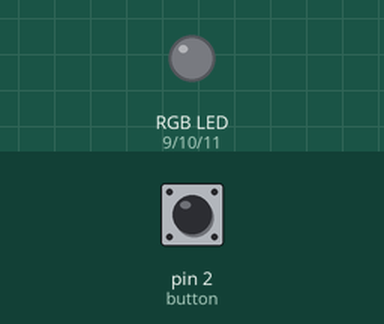
The sketch below on a simulated Arduino Uno, built with avr-gcc and run on an emulated ATmega328P. On the bench: an RGB LED mixed from three pins (HIGH = lit). The test bench sets the inputs (shaded band); at power-on: pin 2 (button) HIGH. Dim RGB values are drawn brighter than linear; random numbers use the default seed unless the sketch sets one.

Above: at 1.2 s.
1.3 s: pin 2 (button) pulled LOW for 3.2 s
At 4.1 s:
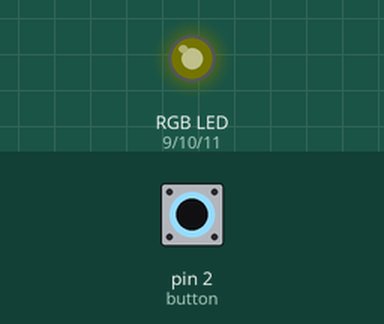
6.0 s: pin 2 (button) pulled LOW for 0.15 s
9.1 s: pin 2 (button) pulled LOW for 1 s
At 11.02 s:
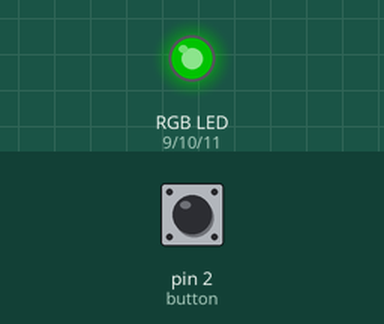
12.6 s: pin 2 (button) pulled LOW for 0.15 s
At 14.9 s:
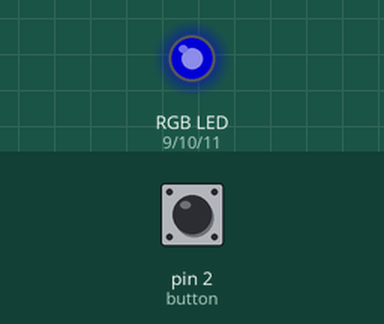
15.7 s: pin 2 (button) pulled LOW for 3.2 s
At 19.7 s:
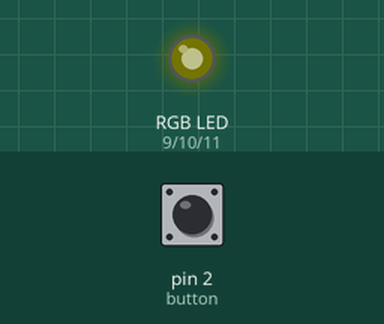
20.4 s: pin 2 (button) driven LOW
At 23.2 s:
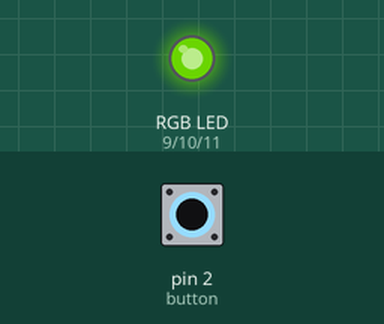
Timing chart, 0 to 24.4 s (numbered marks = the images above; inputs shaded):
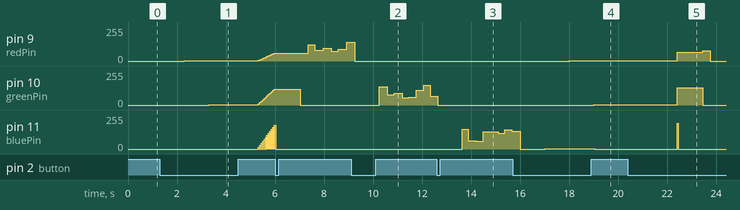

The sketch:

RGB_Strip.ino
```cpp
const int redPin = 9;
const int greenPin = 10;
const int bluePin = 11;
volatile int ledPin = 9;
int redValue = 0;
int greenValue = 0;
int blueValue = 0;
volatile int colorStep = 0;
volatile int currentColor = 0;
volatile int i = 0;
const int button = 2;

void setup() {
  pinMode(redPin, OUTPUT);
  pinMode(greenPin, OUTPUT);
  pinMode(bluePin, OUTPUT);
  pinMode(ledPin, OUTPUT);
  pinMode(button, INPUT_PULLUP);
}

void loop() {
  int buttonState = digitalRead(button);
  analogWrite(ledPin, LOW);
  if (buttonState == LOW) {
    analogWrite(ledPin, LOW);
    delay(1000);
    currentColor = (currentColor + 1) % 8;
  }
  if (currentColor < 4){
    analogWrite(ledPin, HIGH);
    displayColor(currentColor);
  }
  else if (currentColor == 4) {
    analogWrite(ledPin, LOW);
    delay(10);
    displayAnimation();
  }
  else if(currentColor == 5){
  analogWrite(redPin, LOW);
  analogWrite(greenPin, LOW);
  analogWrite(bluePin, LOW);
  displayCandle(9);}
  else if(currentColor == 6){displayCandle(10);}
  else if(currentColor == 7){displayCandle(11);}

}
void displayColor(int color) {
  switch (color) {
    case 0:
      ledPin = redPin;
      break;
    case 1:
      ledPin = greenPin;
      break;
    case 2:
      ledPin = bluePin;
      break;
  }
}

void displayAnimation(){
  redValue = (redValue + 5) % 255;
  greenValue = (greenValue + 10) % 255;
  blueValue = (blueValue + 15) % 255;

  analogWrite(redPin, redValue);
  analogWrite(greenPin, greenValue);
  analogWrite(bluePin, blueValue);

  delay(50); // Adjust delay for animation speed
}

void displayCandle(int selection){
      ledPin = selection;
      volatile int brightness = random(50, 150);
      analogWrite(ledPin, brightness);
      delay(random(240, 350)); // Adjust these values to your liking
      i++;
      if(i==80){analogWrite(ledPin, LOW);delay(40);i=0;}
}
```

Measured:
- after the input at 1.3 s, pin 9 (redPin): moves from 0/255 to 60/255 over 3.7 s, starting after 1.0 s; pin 10 (greenPin): moves from 0/255 to 120/255 over 2.7 s, starting after 2.0 s
- after the input at 9.1 s, pin 10 (greenPin): 0/255 → 137/255 after 1.2 s, → 77/255 0.31 s later, → 90/255 0.29 s later, → 53/255 0.33 s later, … (8 changes in this stretch)
- after the input at 12.6 s, pin 11 (bluePin): 0/255 → 147/255 after 1.0 s, → 62/255 0.26 s later, → 60/255 0.32 s later, → 129/255 0.29 s later, … (7 changes in this stretch)
- after the input at 15.7 s, pin 9 (redPin): 0/255 → 1/255 after 2.3 s; pin 10 (greenPin): 0/255 → 1/255 after 3.3 s
- after the input at 20.4 s, pin 9 (redPin): 1/255 → 65/255 after 2.0 s, → 78/255 1.1 s later, → 0/255 0.29 s later; pin 10 (greenPin): 1/255 → 130/255 after 2.0 s, → 0/255 1.1 s later; pin 11 (bluePin): 0/255 → 195/255 after 2.0 s, → 0/255 0.05 s later
